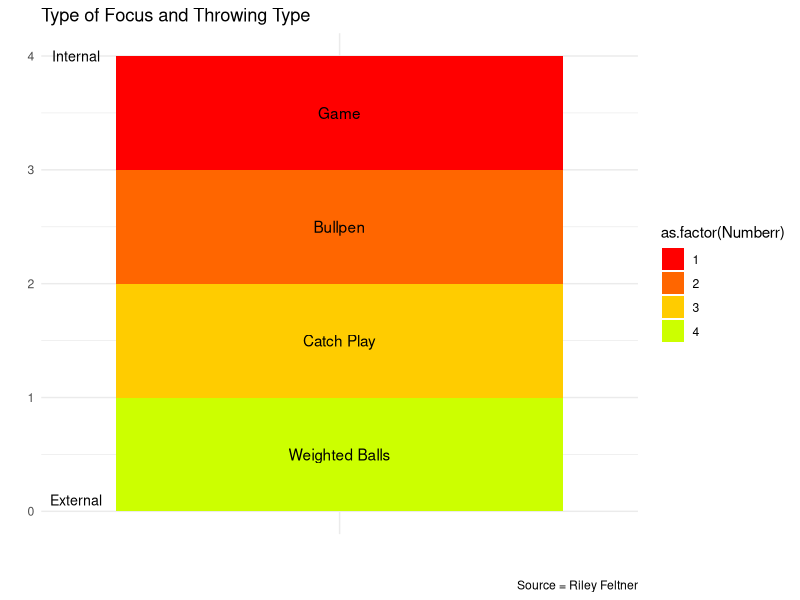

R code for this plot:
## ---- chunk 1
mydata <- read.csv("NumberandThrowType.csv")
library(dplyr)
library(ggplot2)
df <- data.frame(Numberr = c(1,2,3,4),
                 x = c(1,1,1,1))

df %>%
  ggplot(aes(x = "", y = x, fill = as.factor(Numberr))) +
  geom_col() +
  geom_text(aes(label = mydata$Throw.Type),
            position = position_stack(vjust = 0.5)) +
  scale_fill_manual(values=rainbow(15))+
  labs(x = "", y = "",
       caption = "Source = Riley Feltner")+
  theme_minimal() +
  ggtitle("Type of Focus and Throwing Type") +
  annotate("text", y = c(.1,4), x = 0.47, label = c("External", "Internal"), size = 3.6) 
  
